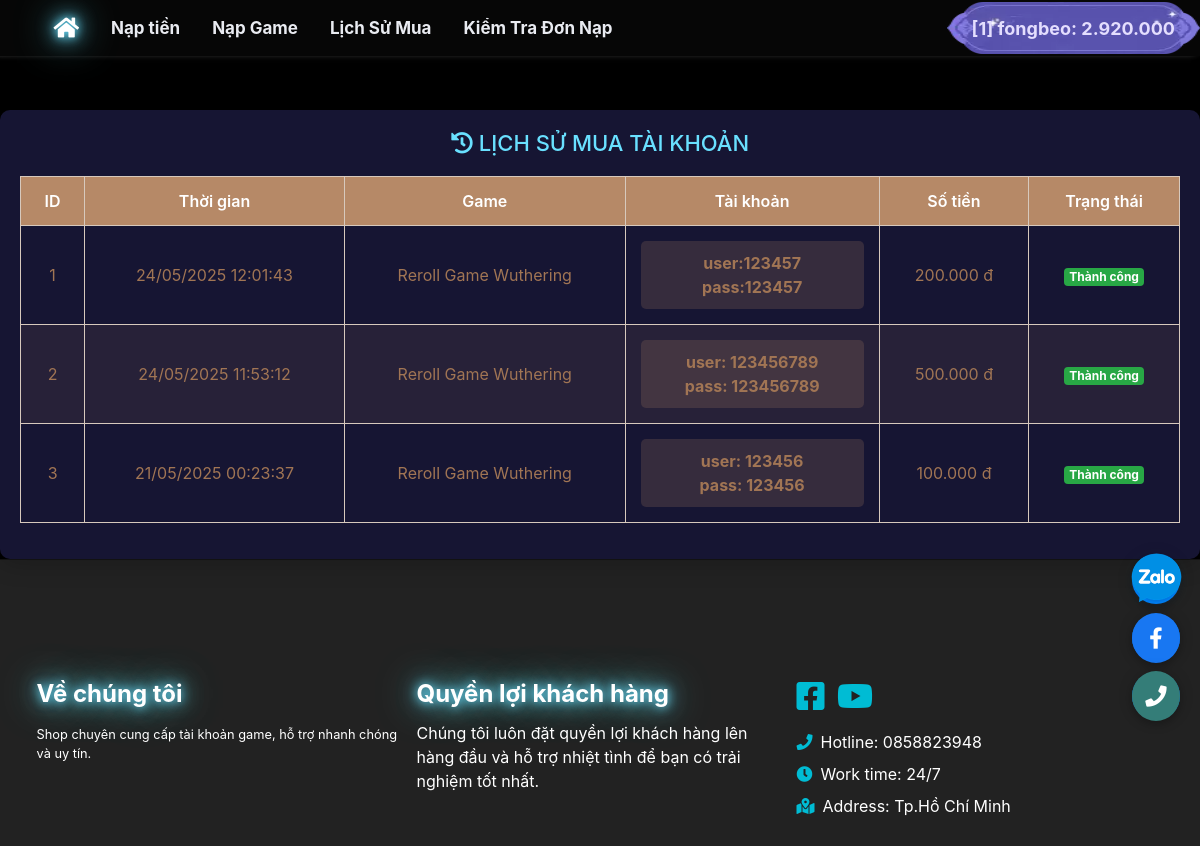
The app's page /public/client/HistoryAccount.php (signed in) with its own data.
### tables this page shows
CREATE TABLE `users` (
  `id` int(11) NOT NULL,
  `username` varchar(255) DEFAULT NULL,
  `password` varchar(255) DEFAULT NULL,
  `token` varchar(255) DEFAULT NULL,
  `money` int(11) DEFAULT 0,
  `level` varchar(255) DEFAULT NULL,
  `banned` int(11) DEFAULT 0,
  `createdate` datetime DEFAULT NULL,
  `email` varchar(255) DEFAULT NULL,
  `total_money` int(11) DEFAULT 0
);

CREATE TABLE `order_account` (
  `id` int(11) NOT NULL,
  `username` varchar(255) NOT NULL,
  `category` int(11) NOT NULL,
  `groups` int(11) NOT NULL,
  `account_username` varchar(255) DEFAULT NULL,
  `account_password` varchar(255) DEFAULT NULL,
  `money` int(11) NOT NULL,
  `status` varchar(255) DEFAULT NULL,
  `created_at` datetime DEFAULT current_timestamp(),
  `chitiet` text DEFAULT NULL
);

CREATE TABLE `groups` (
  `id` int(11) NOT NULL,
  `category` int(11) DEFAULT NULL,
  `title` varchar(255) DEFAULT NULL,
  `display` varchar(255) DEFAULT NULL,
  `img` varchar(255) DEFAULT NULL,
  `chitiet` text DEFAULT NULL
);

### config/config.php (called while the page is built, shortened)
<?php
require_once(__DIR__ . "/function.php");
?>
<?php
class CMSNT
{
    private $ketnoi;
    function connect()
    {
        if (!$this->ketnoi)
        {
            $this->ketnoi = mysqli_connect('localhost', 'root', '', 'shopgame') or die ('Chưa kết nối đến DATABASE');
            mysqli_query($this->ketnoi, "set names 'utf8'");
        }
    }
    function get_list($sql)
    {
        $result = mysqli_query($this->ketnoi, $sql);
        $return = array();
        while ($row = mysqli_fetch_assoc($result))
        {
            $return[] = $row;
        }
        return $return;
    }
    function get_row($sql)
    {
        $result = mysqli_query($this->ketnoi, $sql);
        $row = mysqli_fetch_assoc($result);
        if ($row)
        {
            return $row;
        }
        return false;
    }
}
if(isset($_SESSION['username']))
{
    $CMSNT = new CMSNT;
    $getUser = $CMSNT->get_row(" SELECT * FROM users WHERE username = '".$_SESSION['username']."' ");
}
else
{
    $my_level = NULL;
    $my_money = 0;
}

### config/function.php (called while the page is built, shortened)
<?php
function format_cash($price)
{
    return str_replace(",", ".", number_format($price));
}

### public/client/HistoryAccount.php (the view, shortened to what this page needs)
<?php
require_once(__DIR__."/../../config/config.php");
require_once(__DIR__."/../../config/function.php");
require_once(__DIR__. "/Header.php");
require_once(__DIR__. "/Nav.php");
$getUser = $CMSNT->get_row("SELECT * FROM `users` WHERE `username` = '".$_SESSION['username']."' ");
?>
<div class="wrapper">
    <main>
        <div class="recharge-history">
            <h3><i class="fas fa-history"></i> LỊCH SỬ MUA TÀI KHOẢN</h3>
            <div class="table-responsive">
                <table id="datatable" class="table table-hover">
                    <thead>
                        <tr>
                            <th>ID</th>
                            <th>Thời gian</th>
                            <th>Game</th>
                            <th>Tài khoản</th>
                            <th>Số tiền</th>
                            <th>Trạng thái</th>
                        </tr>
                    </thead>
                    <tbody>
                        <?php
                        $i = 1;
                        $username = $getUser['username'];
                        $query = $CMSNT->get_list("
                            SELECT o.*, g.title AS group_title, c.title AS category_title
                            FROM `order_account` o
                            LEFT JOIN `groups` g ON o.groups = g.id
                            LEFT JOIN `category` c ON o.category = c.id
                            WHERE o.`username` = '$username'
                            ORDER BY o.id DESC
                        ");
                        foreach($query as $row) {
                            $status = match(strtolower($row['status'])) {
                                'hoanthanh', 'hoanthanh' => '<span class="badge badge-success">Thành công</span>',
                                'thatbai', 'huy' => '<span class="badge badge-danger">Thất bại</span>',
                                'xuly', 'xuly' => '<span class="badge badge-warning">Đang xử lý</span>',
                                default => '<span class="badge badge-secondary">'.$row['status'].'</span>'
                            };
                            $account_info = '
                                <div class="account-info">
                                    <strong>'.htmlspecialchars($row['account_username']).'</strong><br>
                                    <strong>'.htmlspecialchars($row['account_password']).'</strong>
                                </div>
                            ';
                        ?>
                        <tr>
                            <td><?=$i++;?></td>
                            <td><?=date('d/m/Y H:i:s', strtotime($row['created_at']))?></td>
                            <td><?=$row['group_title']?></td>
                            <td><?=$account_info?></td>
                            <td><?=format_cash($row['money'])?> đ</td>
                            <td><?=$status?></td>
                        </tr>
                        <?php } ?>
                    </tbody>
                </table>
            </div>
        </div>
    </main>
</div>
<?php
require_once(__DIR__ . "/Footer.php");
?>

### public/client/Nav.php (shortened to what this page needs)
<?php
require_once(__DIR__ . "/Header.php")
?>
<div class="wrapper">
    <nav class="main-header navbar navbar-expand-md nav-header mb-4">
        <div class="container">
            <div class="collapse navbar-collapse order-3" id="navbarCollapse">
                <ul class="navbar-nav">
                    <li class="nav-item">
                        <a href="/index.php" class="nav-link menu-header shine-active"><i class="ficon fa-lg fa fa-home"></i></a>
                    </li>
                    <li class="nav-item dropdown" id="topUp_balance">
                        <a href="#" data-toggle="dropdown" aria-haspopup="true" aria-expanded="false" class="nav-link dropdown-toggle menu-header ">Nạp tiền</a>
                    </li>
                    <?php
                        $recharge_category = $CMSNT->get_row("SELECT * FROM category WHERE title = 'DỊCH VỤ NẠP GAME'");
                        $recharge_anchor = $recharge_category ? strtolower(str_replace(' ', '_', $recharge_category['title'])) : 'recharge_service';
                    ?>
                    <li class="nav-item">
                        <a href="../../index.php#<?=$recharge_anchor?>" class="nav-link menu-header">Nạp Game</a>
                    </li>
                    <li class="nav-item dropdown">
                        <a href="#" data-toggle="dropdown" aria-haspopup="true" aria-expanded="false" class="nav-link dropdown-toggle menu-header">Lịch Sử Mua</a>
                    </li>
                    <li class="nav-item">
                         <a href="<?= empty($_SESSION['username']) ? '/public/client/Login.php' : '/public/client/HistoryRecharge.php'; ?>" class="nav-link menu-header">Kiểm Tra Đơn Nạp</a>
                    </li>
                </ul>
            </div>
            <ul class="order-1 order-md-3 navbar-nav navbar-no-expand ml-auto" style="position: absolute;right: 0px;">
                <?php if(empty($_SESSION['username'])) { ?>
                    <li class="nav-item">
                        <a href="/public/client/Register.php"><button class="btn-pretty">Đăng ký</button></a>
                    </li>
                    <li class="nav-item">
                        <a href="/public/client/Login.php"><button class="btn-pretty">Đăng nhập</button></a>
                    </li>
                <?php } else {?>
                    <li class="nav-item">
                        <span class="mt-2">
                            <a href="#" class="dropdown-toggle" data-toggle="dropdown" aria-haspopup="true" aria-expanded="false">
                                <button class="btn-pretty-user">
                                    [<?= $getUser['id']; ?>] <?= $_SESSION['username']; ?>: <?= format_cash($getUser['money']); ?>
                                </button>
                            </a>
                        </span>
                    </li>
                <?php }?>
            </ul>
        </div>
    </nav>

### styles/styles1.css (style rules this page uses)
body { background: #000 url(https://pbs.twimg.com/media/GjRPWT7acAArpEw?format=jpg&name=small) no-repeat fixed; background-size: cover; }
.nav-header { background-color: rgb(8 8 8 / 79%); }
.main-header { position: sticky; top: 0; box-shadow: 3px 3px 8px rgb(0 0 0 / 23%), -5px -5px 8px #fdfcfc; font-size: 17px; }
.menu-header { color: #e9ebf1; font-weight: bold; }
.shine-active { text-shadow: 0 0 10px #69e0ff, 0 0 20px #69e0ff, 0 0 40px #69e0ff; color: #fff; font-weight: bold; font-size: 17px; }
table, th, td { border-bottom: 1px solid #E2E2E2; }
th, td { border: 1px solid rgb(215 201 189) !important; color: rgb(161 117 84); }
.dropdown-toggle::after { display: none; }

### public/client/Nav.php (style rules this page uses)
.btn-pretty-user { display: inline-flex; align-items: center; justify-content: center; padding: 0 25px; height: 52px; font-size: 18px; font-weight: bold; color: #e4defe; white-space: nowrap; background: url(/assets/img/genshi/img/btn_pretty.webp) no-repeat center center; background-size: 100% 100%; border: none; border-radius: 6px; }

### public/client/HistoryAccount.php (style rules this page uses)
.wrapper { display: flex; flex-direction: column; flex: 1; }
main { flex: 1; }
.recharge-history { margin-top: 30px; background: rgba(27, 25, 60, 0.85); padding: 20px; border-radius: 10px; box-shadow: 0 5px 25px rgba(0,0,0,0.2); }
.recharge-history h3 { color: #69e0ff; margin-bottom: 20px; font-size: 22px; text-align: center; }
#datatable { width: 100%; color: #fff; border-collapse: collapse; }
#datatable thead th { background-color: #b68967; color: white; font-weight: 600; border: none; padding: 12px 15px; text-align: center; }
#datatable tbody td { border-color: rgba(182, 137, 103, 0.3); padding: 10px 15px; vertical-align: middle; text-align: center; }
#datatable tbody tr:nth-child(even) { background-color: rgba(182, 137, 103, 0.1); }
.badge-success { background-color: #28a745; }
.table-responsive { overflow-x: auto; }
.account-info { background: rgba(182, 137, 103, 0.2); padding: 10px; border-radius: 5px; margin: 5px 0; word-break: break-all; }

### public/client/Footer.php (style rules this page uses)
html, body { height: 100%; margin: 0; }
body { display: flex; flex-direction: column; min-height: 100vh; }
.wrapper { flex: 1 0 auto; }

### records on screen
users: id "1", money "2.920.000"
order_account: created_at "24/05/2025 12:01:43", groups.title "Reroll Game Wuthering", account_username "user:123457", account_password "pass:123457", money "200.000", status "Thành công"
order_account: created_at "24/05/2025 11:53:12", groups.title "Reroll Game Wuthering", account_username "user: 123456789", account_password "pass: 123456789", money "500.000", status "Thành công"
order_account: created_at "21/05/2025 00:23:37", groups.title "Reroll Game Wuthering", account_username "user: 123456", account_password "pass: 123456", money "100.000", status "Thành công"

### other values on screen
$_SESSION['username'] "fongbeo"
